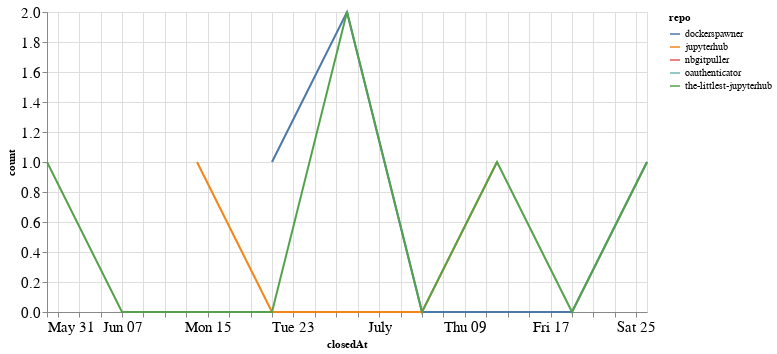

Source (notebook cell):
### Code cell
closed_by_time = closed_by.groupby('repo').resample('W', on='closedAt').count()['author'].reset_index()
closed_by_time = closed_by_time.rename(columns={'author': 'count'})

alt.Chart(closed_by_time, width=600).mark_line().encode(
    x='closedAt',
    y='count',
    color='repo',
    tooltip="repo"
)

### Figure 1 — Vega-Lite specification as saved in the notebook (floating-point values rounded to 4 significant figures)
{"config": {"axisLeft": {"labelFontSize": 15}, "axisBottom": {"labelFontSize": 15}}, "data": {"name": "data-fe6cc55469b8756b68ababf20ef78984"}, "mark": "line", "encoding": {"color": {"type": "nominal", "field": "repo"}, "tooltip": {"type": "nominal", "field": "repo"}, "x": {"type": "temporal", "field": "closedAt"}, "y": {"type": "quantitative", "field": "count"}}, "width": 600, "$schema": "https://vega.github.io/schema/vega-lite/v4.8.1.json", "datasets": {"data-fe6cc55469b8756b68ababf20ef78984": [{"repo": "dockerspawner", "closedAt": "2020-06-21T00:00:00", "count": 1}, {"repo": "dockerspawner", "closedAt": "2020-06-28T00:00:00", "count": 2}, {"repo": "dockerspawner", "closedAt": "2020-07-05T00:00:00", "count": 0}, {"repo": "dockerspawner", "closedAt": "2020-07-12T00:00:00", "count": 0}, {"repo": "dockerspawner", "closedAt": "2020-07-19T00:00:00", "count": 0}, {"repo": "dockerspawner", "closedAt": "2020-07-26T00:00:00", "count": 1}, {"repo": "jupyterhub", "closedAt": "2020-06-14T00:00:00", "count": 1}, {"repo": "jupyterhub", "closedAt": "2020-06-21T00:00:00", "count": 0}, {"repo": "jupyterhub", "closedAt": "2020-06-28T00:00:00", "count": 0}, {"repo": "jupyterhub", "closedAt": "2020-07-05T00:00:00", "count": 0}, {"repo": "jupyterhub", "closedAt": "2020-07-12T00:00:00", "count": 1}, {"repo": "nbgitpuller", "closedAt": "2020-07-19T00:00:00", "count": 1}, {"repo": "oauthenticator", "closedAt": "2020-06-21T00:00:00", "count": 1}, {"repo": "the-littlest-jupyterhub", "closedAt": "2020-05-31T00:00:00", "count": 1}, {"repo": "the-littlest-jupyterhub", "closedAt": "2020-06-07T00:00:00", "count": 0}, {"repo": "the-littlest-jupyterhub", "closedAt": "2020-06-14T00:00:00", "count": 0}, {"repo": "the-littlest-jupyterhub", "closedAt": "2020-06-21T00:00:00", "count": 0}, {"repo": "the-littlest-jupyterhub", "closedAt": "2020-06-28T00:00:00", "count": 2}, {"repo": "the-littlest-jupyterhub", "closedAt": "2020-07-05T00:00:00", "count": 0}, {"repo": "the-littlest-jupyterhub", "closedAt": "2020-07-12T00:00:00", "count": 1}, {"repo": "the-littlest-jupyterhub", "closedAt": "2020-07-19T00:00:00", "count": 0}, {"repo": "the-littlest-jupyterhub", "closedAt": "2020-07-26T00:00:00", "count": 1}]}}
